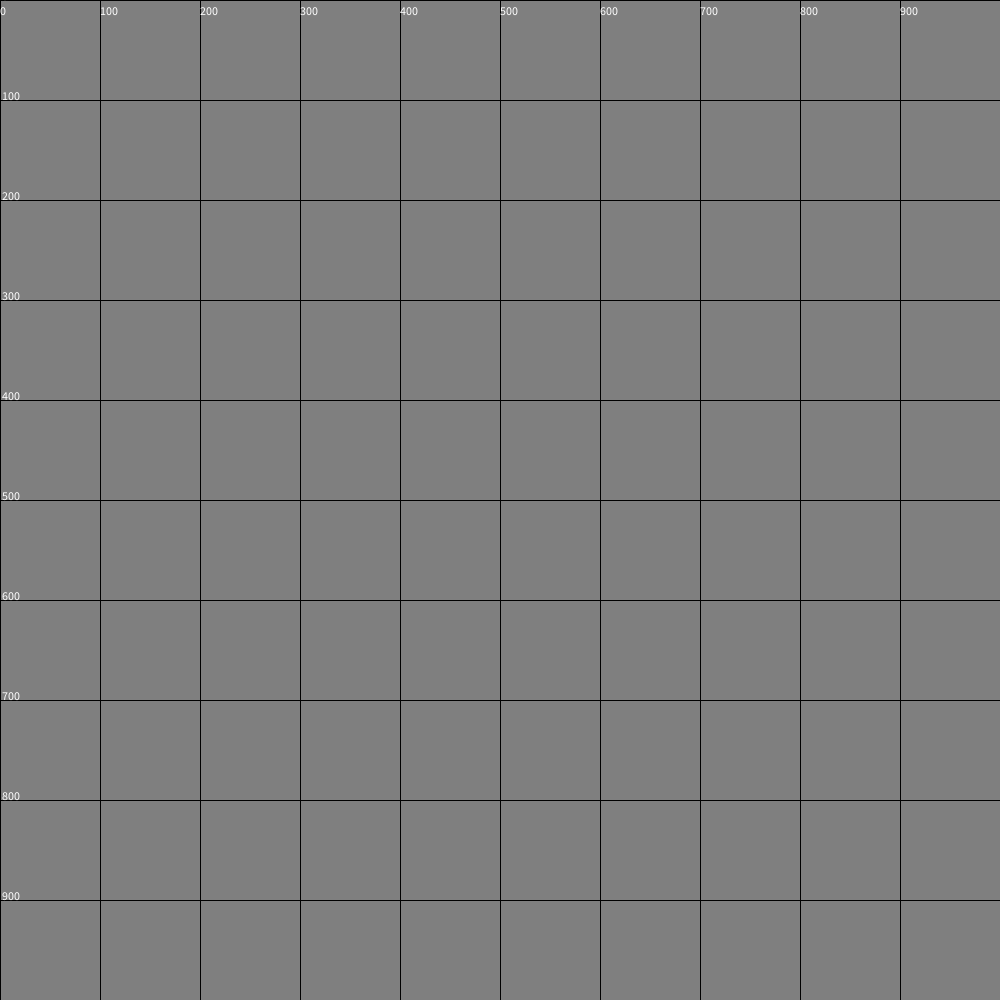
Frame 1 (no input)
Frame 2 (the mouse pressed at the canvas centre, redrawn once): identical to frame 1, image omitted

The Processing sketch that drew this single still picture (run headless with seeded random() and noise(); the mouse was pressed at the canvas centre and the sketch redrawn once):

// Processing sketch: loopTest
// ── loopTest.pde
// Devin Killinger
// 09/21/18

void setup () {
  size (1000, 1000);
  background (127);
}

void draw () {
  size (1000, 1000);
  background (127);

  //make grid with a while loop

  int i = 0;
  while (i<width) {
    line(0, i, width, i);
    line(i, 0, i, height);
    text(i, i, 15);
    text(i, 2, i);
    i+=100;
  }


  //make grid with a for loop

  //for ( int i=0; i<width; i+=100 ) {
  //  line(0, i, width, i); //draw horizontal line
  //  line(i, 0, i, height); //draw vertical line
  //  text(i, i, 15); //draw text values on top
  //  text(i, 2, i); //draw text values on side
  //}

  noLoop();
}
